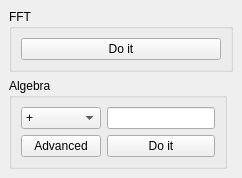
  <widget class="QDockWidget" name="dockWidget_basic">
   <property name="windowTitle">
    <string>Basic processing</string>
   </property>
   <attribute name="dockWidgetArea">
    <number>1</number>
   </attribute>
   <widget class="QWidget" name="dockWidgetContents_4">
    <layout class="QGridLayout" name="gridLayout_19">
     <item row="0" column="0" colspan="2">
      <widget class="QGroupBox" name="groupBox_9">
       <property name="title">
        <string>FFT</string>
       </property>
       <layout class="QGridLayout" name="gridLayout_18">
        <item row="0" column="0">
         <widget class="QPushButton" name="pushButton_fft">
          <property name="text">
           <string>Do it</string>
          </property>
         </widget>
        </item>
       </layout>
      </widget>
     </item>
     <item row="1" column="0">
      <widget class="QGroupBox" name="groupBox_7">
       <property name="title">
        <string>Algebra</string>
       </property>
       <layout class="QGridLayout" name="gridLayout_24">
        <item row="0" column="0">
         <widget class="QComboBox" name="comboBox_Algebra">
          <item>
           <property name="text">
            <string>+</string>
           </property>
          </item>
          <item>
           <property name="text">
            <string>-</string>
           </property>
          </item>
          <item>
           <property name="text">
            <string>×</string>
           </property>
          </item>
          <item>
           <property name="text">
            <string>÷</string>
           </property>
          </item>
          <item>
           <property name="text">
            <string>exp</string>
           </property>
          </item>
          <item>
           <property name="text">
            <string>log</string>
           </property>
          </item>
         </widget>
        </item>
        <item row="0" column="1">
         <widget class="QLineEdit" name="lineEdit_Algebra">
          <property name="clearButtonEnabled">
           <bool>true</bool>
          </property>
         </widget>
        </item>
        <item row="1" column="0">
         <widget class="QPushButton" name="pushButton_adv_Algebra">
          <property name="text">
           <string>Advanced</string>
          </property>
         </widget>
        </item>
        <item row="1" column="1">
         <widget class="QPushButton" name="pushButton_do_Algebra">
          <property name="text">
           <string>Do it</string>
          </property>
         </widget>
        </item>
       </layout>
      </widget>
     </item>
    </layout>
   </widget>
  </widget>
